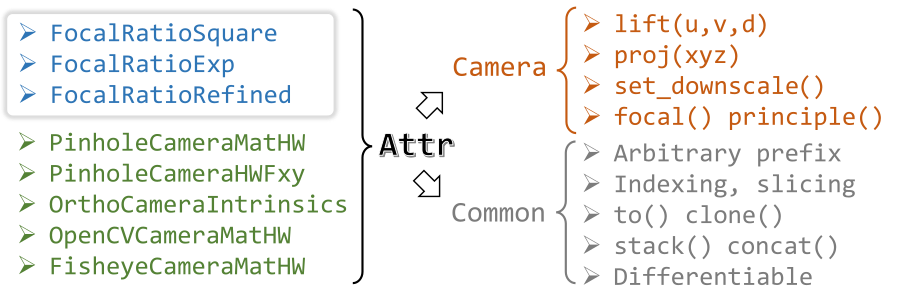
#> input picture nr3d_lib/media/attr_camera.png, 898 x 307 px
$ python szq_downsample_data_hav.py --image_folder ../../nr3d_lib/media --output_folder out
#> lines starting #> are read from the running program, lines starting #| are printed output that depends on the picture
import os
import numpy as np
from PIL import Image
from tqdm import tqdm
import multiprocessing
import argparse
import cv2

def downsample_image(img_array, factor):
    """
    使用 OpenCV 的 INTER_AREA 算法按因子下采样图片。
    """
    h, w = img_array.shape[:2]
    # 计算新的目标尺寸 (宽度, 高度)
    target_wh = (w // factor, h // factor)

    # 确保目标尺寸至少为 1x1 像素
    target_wh = (max(1, target_wh[0]), max(1, target_wh[1]))

    return cv2.resize(img_array, target_wh, interpolation=cv2.INTER_AREA)

def process_single_file(task_args):
    """
    工作函数：加载一个图片，执行下采样，并保存结果。
    """
    # *** 修改 ***：任务参数简化
    input_path, output_path, factor = task_args
    try:
        output_dir = os.path.dirname(output_path)
        os.makedirs(output_dir, exist_ok=True)

        # --- 1. 加载数据 ---
        # 使用Pillow加载，然后转为numpy
        source_array = np.array(Image.open(input_path))

        # (可选) 确保是 3 通道 RGB
        if source_array.ndim == 2: # 灰度图
            source_array = cv2.cvtColor(source_array, cv2.COLOR_GRAY2RGB)
        elif source_array.shape[2] == 4: # RGBA
            source_array = cv2.cvtColor(source_array, cv2.COLOR_RGBA2RGB)

        # --- 2. 执行下采样 ---
        final_array = downsample_image(source_array, factor)

        # --- 3. 保存结果 ---
        Image.fromarray(final_array).save(output_path)

        return None
    except Exception as e:
        return f"处理文件 '{input_path}' 时发生错误: {e}"

if __name__ == '__main__':
    multiprocessing.freeze_support()

    parser = argparse.ArgumentParser(description="按比例下采样图像。")
    parser.add_argument('--image_folder', type=str, required=True,
                        help='包含原始图片的文件夹路径。')
    parser.add_argument('--output_folder', type=str, required=True,
                        help='存放所有下采样结果的输出根文件夹。')

    # *** 保留 ***：下采样因子
    parser.add_argument('--downsample_factor', type=int, default=4,
                        help='下采样因子（例如：4 表示 4倍下采样，宽高各除以4）。')

    # *** 移除 ***：'--npy_folder' 参数
    # parser.add_argument('--npy_folder', type=str, required=True, ...)

    parser.add_argument('--cores', type=int, help='要使用的CPU核心数。')
    args = parser.parse_args()

    # 示例命令:
    # python downsample_images_only.py --image_folder .../hav/rgbs \
    #                                 --output_folder .../GT/images_gt_hav \
    #                                 --downsample_factor 4 \
    #                                 --cores 16

    # --- 收集所有待处理的任务 ---
    tasks = []

    # *** 修改 ***：输出目录简化
    image_out_dir = os.path.join(args.output_folder, "images_downsampled")

    # *** 移除 ***：'npy_out_dir'
    # npy_out_dir = os.path.join(args.output_folder, "npy_downsampled")

    image_files = [f for f in os.listdir(args.image_folder) if f.lower().endswith(('.png', '.jpg', '.jpeg'))]

    print(f"在 {args.image_folder} 中找到 {len(image_files)} 个图片文件，准备处理...")

    for image_filename in image_files:
        image_path = os.path.join(args.image_folder, image_filename)
        out_image_path = os.path.join(image_out_dir, image_filename)

        # *** 修改 ***：只添加图片任务，并使用简化的任务参数
        tasks.append((image_path, out_image_path, args.downsample_factor))

        # *** 移除 ***：所有 NPY 相关的路径检查和任务添加
        # npy_path = ...
        # if os.path.exists(npy_path):
        #   ...

    if not tasks:
        print("未找到任何可处理的图像文件。")
    else:
        total_cores = multiprocessing.cpu_count()
        num_processes = min(args.cores, total_cores) if args.cores and args.cores > 0 else total_cores

        print(f"找到 {len(tasks)} 个有效文件, 将使用 {num_processes}/{total_cores} 个CPU核心进行 {args.downsample_factor}x 下采样...")

        with multiprocessing.Pool(processes=num_processes) as pool:
            results = list(tqdm(pool.imap_unordered(process_single_file, tasks), total=len(tasks), desc="总进度"))
#> in process_single_file, source_array is the input picture: shape (307, 898, 4); mean R, G, B, A 235.9, 236, 231.8, 50.1
#> in process_single_file, `source_array = cv2.cvtColor(source_array, cv2.COLOR_RGBA2RGB)`:
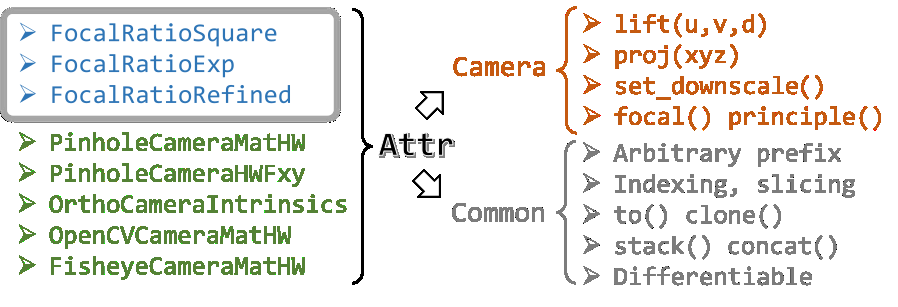
#> source_array: shape (307, 898, 3); mean R, G, B 235.9, 236, 231.8
#> in downsample_image, `return cv2.resize(img_array, target_wh, interpolation=cv2.INTER_AREA)`:
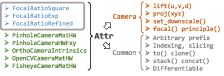
#> returned value: shape (76, 224, 3); mean of channels 0, 1, 2 235.9, 236, 231.8; drawn as R, G, B
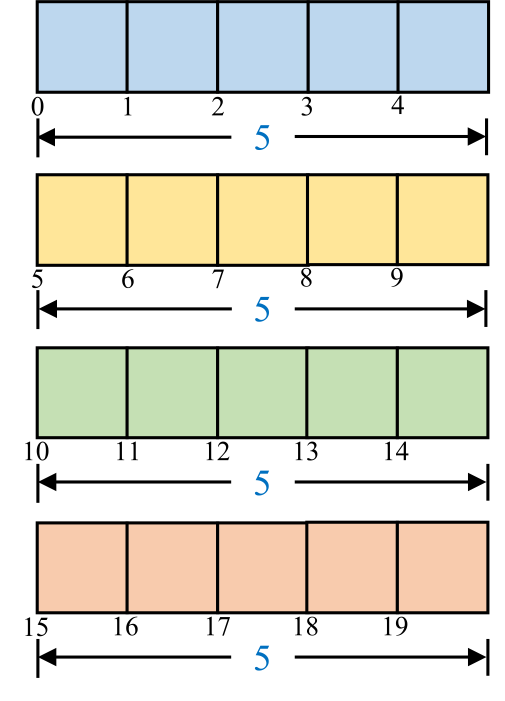
#> input picture nr3d_lib/media/data_batched2.png, 1010 x 1402 px (shown at 1/2 size)
#> in process_single_file, source_array is the input picture: shape (1402, 1010, 4); mean R, G, B, A 219.8, 218.2, 204.7, 128.4
#> in process_single_file (call 2), `source_array = cv2.cvtColor(source_array, cv2.COLOR_RGBA2RGB)`:
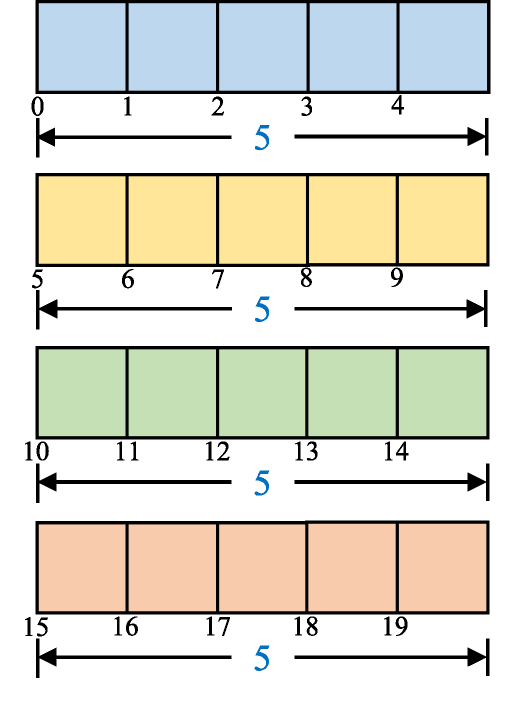
#> source_array: shape (1402, 1010, 3) (shown at 1/2 size); mean R, G, B 219.8, 218.2, 204.7
#> call 2 of downsample_image, with factor = 4
#> in downsample_image (call 2), `return cv2.resize(img_array, target_wh, interpolation=cv2.INTER_AREA)`:
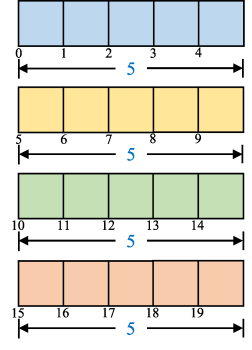
#> returned value: shape (350, 252, 3); mean of channels 0, 1, 2 219.8, 218.2, 204.7; drawn as R, G, B

        errors = [r for r in results if r is not None]
        if errors:
            print("\n处理过程中出现以下错误:")
            for error in errors:
                print(error)

    print("图像下采样处理完成。")
    '''

python downsample_data_hav.py \
    --image_folder /home/data1/szq/Megadepth/Aerial_lifting_early/dji/process_lidar_mesh_szq/output/finished/lfls2/rgbs \
    --output_folder /home/data1/szq/Megadepth/Aerial_lifting_early/dji/process_lidar_mesh_szq/GT/images_gt_lfls2 \
    --downsample_factor 4 \
    --cores 32
    '''
